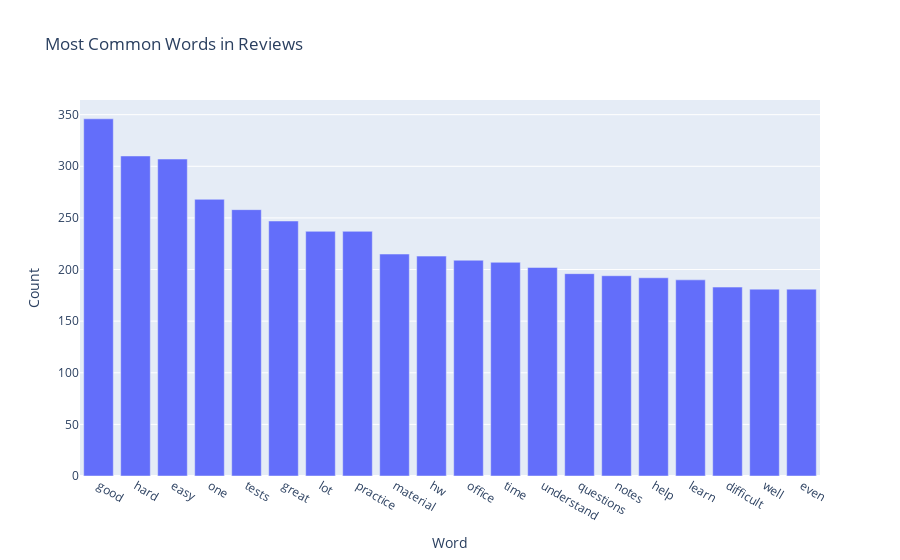

The notebook cell saved with this chart:
### Code cell
from collections import Counter
import pandas as pd
import plotly.express as px
import nltk
from nltk.corpus import stopwords
from wordcloud import WordCloud
import matplotlib.pyplot as plt

nltk.download("stopwords")
stop_words = set(stopwords.words("english"))
custom_stop_words = {'class', 'lecture', 'professor', 'really', 'homework', 'take', 'final', 'lectures', 'get', 'exams', 'student', 
                     'midterm', 'students', 'stats', 'go', 'make', 'course', 'pretty', 'would', 'like', 'much' }
stop_words.update(custom_stop_words)

# Combine all reviews into a single list
all_reviews = " ".join(df_all["Reviews"].explode().astype(str)).lower()
words = [word for word in all_reviews.split() if word not in stop_words and word.isalpha()]

# Count word frequencies
word_freq = Counter(words)
df_words = pd.DataFrame(word_freq.most_common(20), columns=["Word", "Count"])

# Bar plot of most common words
fig = px.bar(df_words, x="Word", y="Count", title="Most Common Words in Reviews")
fig.show()

# Word cloud
wordcloud = WordCloud(width=800, height=400, background_color="white").generate(" ".join(words))
plt.figure(figsize=(10, 5))
plt.imshow(wordcloud, interpolation="bilinear")
plt.axis("off")
plt.title("Word Cloud of Most Frequent Words in Reviews")
plt.show()

### Figure 1 — Plotly figure (JSON) as saved in the notebook; plotly's stock layout.template omitted (floating-point values rounded to 4 significant figures)
{"data": [{"alignmentgroup": "True", "hovertemplate": "Word=%{x}<br>Count=%{y}<extra></extra>", "legendgroup": "", "marker": {"color": "#636efa", "pattern": {"shape": ""}}, "name": "", "offsetgroup": "", "orientation": "v", "showlegend": false, "textposition": "auto", "type": "bar", "x": ["good", "hard", "easy", "one", "tests", "great", "lot", "practice", "material", "hw", "office", "time", "understand", "questions", "notes", "help", "learn", "difficult", "well", "even"], "xaxis": "x", "y": [346, 310, 307, 268, 258, 247, 237, 237, 215, 213, 209, 207, 202, 196, 194, 192, 190, 183, 181, 181], "yaxis": "y"}], "layout": {"barmode": "relative", "legend": {"tracegroupgap": 0}, "title": {"text": "Most Common Words in Reviews"}, "xaxis": {"anchor": "y", "domain": [0, 1], "title": {"text": "Word"}}, "yaxis": {"anchor": "x", "domain": [0, 1], "title": {"text": "Count"}}}}
